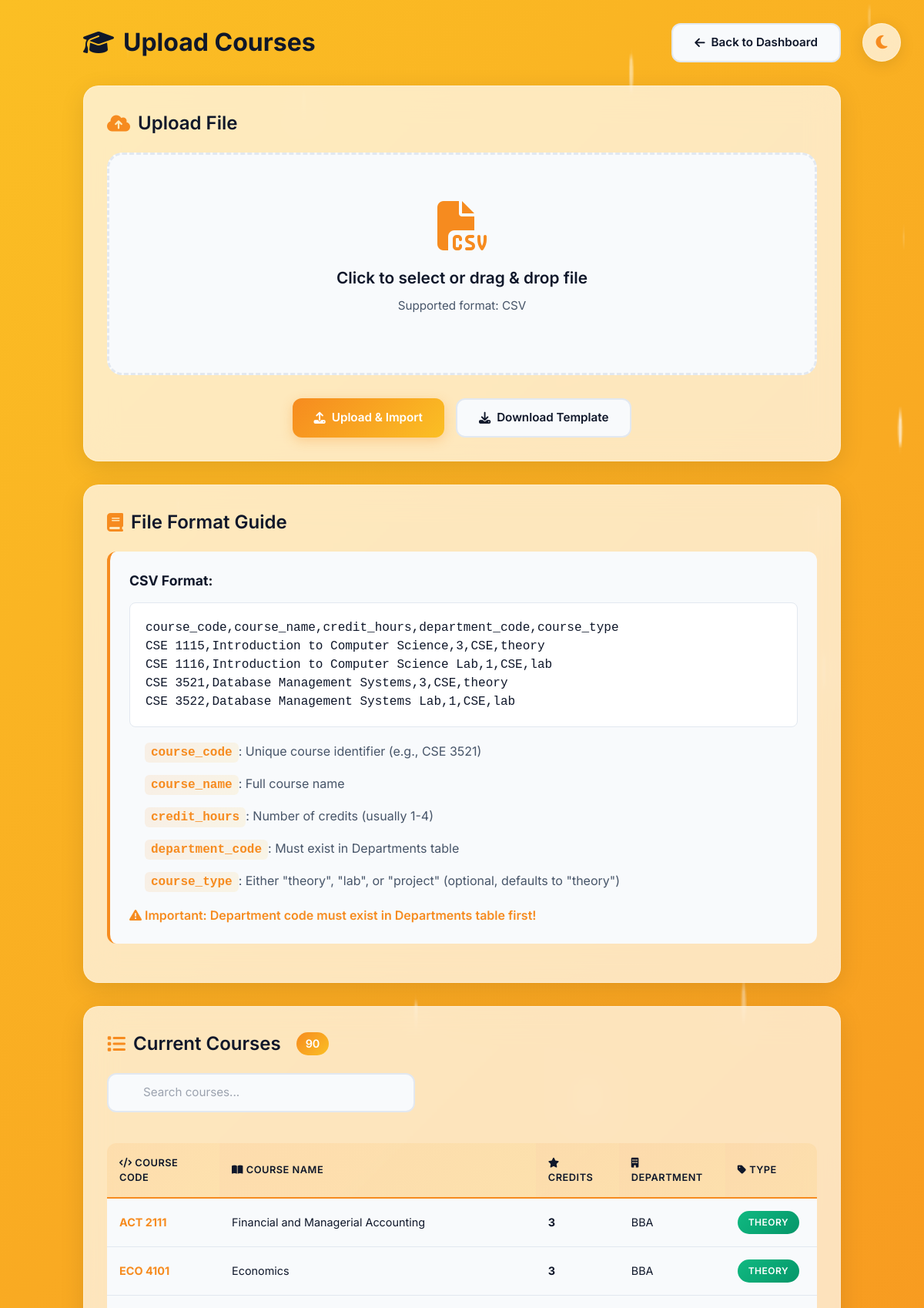
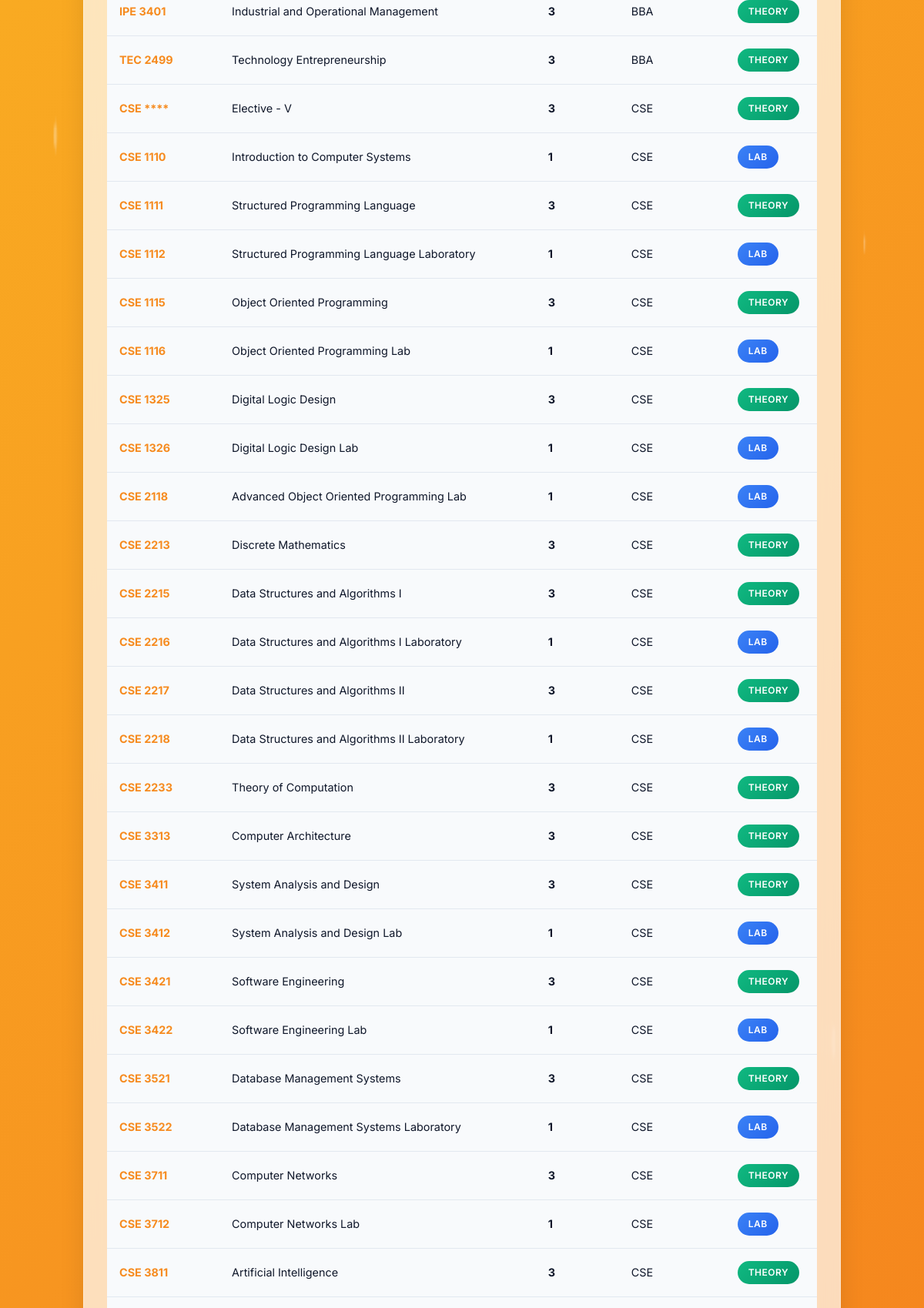
Screenshot of /admin/upload_courses.php (signed in, upper part) with the database file from the repository (2 pictures, top to bottom).
### tables this page shows
CREATE TABLE `courses` (
  `course_id` int(11) NOT NULL,
  `course_code` varchar(20) NOT NULL,
  `course_name` varchar(200) NOT NULL,
  `credit_hours` int(11) NOT NULL,
  `department_id` int(11) NOT NULL,
  `course_type` enum('theory','lab','project') DEFAULT 'theory',
  `description` text DEFAULT NULL,
  `created_at` timestamp NOT NULL DEFAULT current_timestamp()
);

CREATE TABLE `departments` (
  `department_id` int(11) NOT NULL,
  `department_code` varchar(10) NOT NULL,
  `department_name` varchar(100) NOT NULL,
  `created_at` timestamp NOT NULL DEFAULT current_timestamp()
);

### admin/upload_courses.php (the view, shortened to what this page needs)
<?php
require_once('../config/database.php');
$result = $conn->query("SELECT c.*, d.department_code, d.department_name FROM courses c JOIN departments d ON c.department_id = d.department_id ORDER BY d.department_code, c.course_code");
$existing_courses = $result->fetch_all(MYSQLI_ASSOC);
?>
<!DOCTYPE html>
<html lang="en" data-theme="light">
<head>
    <script src="https://cdn.tailwindcss.com"></script>
    <link rel="stylesheet" href="https://cdnjs.cloudflare.com/ajax/libs/font-awesome/6.4.0/css/all.min.css">
</head>
<body>
    <canvas id="particle-canvas"></canvas>
    <div class="theme-toggle" onclick="toggleTheme()">
        <i class="fas fa-moon" id="theme-icon"></i>
    </div>
    <div class="container">
        <div class="header">
            <h1>
                <i class="fas fa-graduation-cap"></i>
                Upload Courses
            </h1>
            <a href="index.php" class="btn btn-secondary">
                <i class="fas fa-arrow-left"></i>
                Back to Dashboard
            </a>
        </div>
        <div class="glass-card">
            <h2 style="color: var(--text-primary); margin-bottom: 20px; display: flex; align-items: center; gap: 10px; font-size: 1.5rem; font-weight: 600;">
                <i class="fas fa-cloud-upload-alt" style="color: #f68b1f;"></i>
                Upload File
            </h2>
            <form method="POST" enctype="multipart/form-data" id="uploadForm">
                <div class="upload-area" id="uploadArea" onclick="document.getElementById('fileInput').click()">
                    <i class="fas fa-file-csv upload-icon"></i>
                    <h3>Click to select or drag & drop file</h3>
                    <p style="margin-top: 10px;">Supported format: CSV</p>
                </div>
                <div style="text-align: center; margin-top: 30px; display: flex; gap: 15px; justify-content: center; flex-wrap: wrap;">
                    <button type="submit" class="btn btn-primary">
                        <i class="fas fa-upload"></i>
                        Upload & Import
                    </button>
                    <a href="download_template.php?type=courses" class="btn btn-secondary">
                        <i class="fas fa-download"></i>
                        Download Template
                    </a>
                </div>
            </form>
        </div>
        <div class="glass-card">
            <h2 style="color: var(--text-primary); margin-bottom: 20px; display: flex; align-items: center; gap: 10px; font-size: 1.5rem; font-weight: 600;">
                <i class="fas fa-book" style="color: #f68b1f;"></i>
                File Format Guide
            </h2>
            <div class="format-guide">
                <strong style="color: var(--text-primary); font-size: 1.1rem;">CSV Format:</strong>
                <pre>course_code,course_name,credit_hours,department_code,course_type
CSE 1115,Introduction to Computer Science,3,CSE,theory
CSE 1116,Introduction to Computer Science Lab,1,CSE,lab
CSE 3521,Database Management Systems,3,CSE,theory
CSE 3522,Database Management Systems Lab,1,CSE,lab</pre>
                <ul>
                    <li><code>course_code</code>: Unique course identifier (e.g., CSE 3521)</li>
                    <li><code>course_name</code>: Full course name</li>
                    <li><code>credit_hours</code>: Number of credits (usually 1-4)</li>
                    <li><code>department_code</code>: Must exist in Departments table</li>
                    <li><code>course_type</code>: Either "theory", "lab", or "project" (optional, defaults to "theory")</li>
                </ul>
                <p style="margin-top: 15px; color: #f68b1f; font-weight: 600;">
                    <i class="fas fa-exclamation-triangle"></i> Important: Department code must exist in Departments table first!
                </p>
            </div>
        </div>
        <div class="glass-card">
            <h2 style="color: var(--text-primary); margin-bottom: 20px; display: flex; align-items: center; gap: 10px; font-size: 1.5rem; font-weight: 600;">
                <i class="fas fa-list" style="color: #f68b1f;"></i>
                Current Courses
                <span style="background: linear-gradient(135deg, #f68b1f, #fbbf24); color: white; padding: 4px 12px; border-radius: 20px; font-size: 0.9rem; margin-left: 10px;">
                    <?php echo count($existing_courses); ?>
                </span>
            </h2>
            <?php if (!empty($existing_courses)): ?>
                <div class="search-wrapper">
                    <input type="text" id="searchInput" class="search-box" placeholder="Search courses..." onkeyup="filterCourses()">
                </div>
            <?php endif; ?>
            <?php if (empty($existing_courses)): ?>
                <div class="empty-state">
                    <i class="fas fa-inbox"></i>
                    <p style="font-size: 1.1rem; margin-top: 10px;">No courses found. Upload a file to add courses.</p>
                </div>
            <?php else: ?>
                <div style="overflow-x: auto;">
                    <table id="coursesTable">
                        <thead>
                            <tr>
                                <th><i class="fas fa-code"></i> Course Code</th>
                                <th><i class="fas fa-book-open"></i> Course Name</th>
                                <th><i class="fas fa-star"></i> Credits</th>
                                <th><i class="fas fa-building"></i> Department</th>
                                <th><i class="fas fa-tag"></i> Type</th>
                            </tr>
                        </thead>
                        <tbody>
                            <?php foreach ($existing_courses as $course): ?>
                                <tr>
                                    <td><strong style="color: #f68b1f;"><?php echo htmlspecialchars($course['course_code']); ?></strong></td>
                                    <td><?php echo htmlspecialchars($course['course_name']); ?></td>
                                    <td><strong><?php echo $course['credit_hours']; ?></strong></td>
                                    <td><?php echo htmlspecialchars($course['department_code']); ?></td>
                                    <td>
                                        <?php
                                        $type = $course['course_type'];
                                        $badge_class = 'badge-theory';
                                        if ($type == 'lab') $badge_class = 'badge-lab';
                                        if ($type == 'project') $badge_class = 'badge-project';
                                        ?>
                                        <span class="badge <?php echo $badge_class; ?>">
                                            <?php echo strtoupper($type); ?>
                                        </span>
                                    </td>
                                </tr>
                            <?php endforeach; ?>
                        </tbody>
                    </table>
                </div>
            <?php endif; ?>
        </div>
    </div>
</body>
</html>

### rows the page displays
courses: course_code "ACT 2111", course_name "Financial and Managerial Accounting", credit_hours "3", department.department_code "BBA", course_type "THEORY"
courses: course_code "ECO 4101", course_name "Economics", credit_hours "3", department.department_code "BBA", course_type "THEORY"
courses: course_code "IPE 3401", course_name "Industrial and Operational Management", credit_hours "3", department.department_code "BBA", course_type "THEORY"
courses: course_code "TEC 2499", course_name "Technology Entrepreneurship", credit_hours "3", department.department_code "BBA", course_type "THEORY"
courses: course_code "CSE ****", course_name "Elective - V", credit_hours "3", department.department_code "CSE", course_type "THEORY"
courses: course_code "CSE 1110", course_name "Introduction to Computer Systems", credit_hours "1", department.department_code "CSE", course_type "LAB"
courses: course_code "CSE 1111", course_name "Structured Programming Language", credit_hours "3", department.department_code "CSE", course_type "THEORY"
courses: course_code "CSE 1112", course_name "Structured Programming Language Laboratory", credit_hours "1", department.department_code "CSE", course_type "LAB"
courses: course_code "CSE 1115", course_name "Object Oriented Programming", credit_hours "3", department.department_code "CSE", course_type "THEORY"
courses: course_code "CSE 1116", course_name "Object Oriented Programming Lab", credit_hours "1", department.department_code "CSE", course_type "LAB"
courses: course_code "CSE 1325", course_name "Digital Logic Design", credit_hours "3", department.department_code "CSE", course_type "THEORY"
courses: course_code "CSE 1326", course_name "Digital Logic Design Lab", credit_hours "1", department.department_code "CSE", course_type "LAB"
courses: course_code "CSE 2118", course_name "Advanced Object Oriented Programming Lab", credit_hours "1", department.department_code "CSE", course_type "LAB"
courses: course_code "CSE 2213", course_name "Discrete Mathematics", credit_hours "3", department.department_code "CSE", course_type "THEORY"
courses: course_code "CSE 2215", course_name "Data Structures and Algorithms I", credit_hours "3", department.department_code "CSE", course_type "THEORY"
courses: course_code "CSE 2216", course_name "Data Structures and Algorithms I Laboratory", credit_hours "1", department.department_code "CSE", course_type "LAB"
courses: course_code "CSE 2217", course_name "Data Structures and Algorithms II", credit_hours "3", department.department_code "CSE", course_type "THEORY"
courses: course_code "CSE 2218", course_name "Data Structures and Algorithms II Laboratory", credit_hours "1", department.department_code "CSE", course_type "LAB"
courses: course_code "CSE 2233", course_name "Theory of Computation", credit_hours "3", department.department_code "CSE", course_type "THEORY"
courses: course_code "CSE 3313", course_name "Computer Architecture", credit_hours "3", department.department_code "CSE", course_type "THEORY"
courses: course_code "CSE 3411", course_name "System Analysis and Design", credit_hours "3", department.department_code "CSE", course_type "THEORY"
courses: course_code "CSE 3412", course_name "System Analysis and Design Lab", credit_hours "1", department.department_code "CSE", course_type "LAB"
courses: course_code "CSE 3421", course_name "Software Engineering", credit_hours "3", department.department_code "CSE", course_type "THEORY"
courses: course_code "CSE 3422", course_name "Software Engineering Lab", credit_hours "1", department.department_code "CSE", course_type "LAB"
courses: course_code "CSE 3521", course_name "Database Management Systems", credit_hours "3", department.department_code "CSE", course_type "THEORY"
courses: course_code "CSE 3522", course_name "Database Management Systems Laboratory", credit_hours "1", department.department_code "CSE", course_type "LAB"
courses: course_code "CSE 3711", course_name "Computer Networks", credit_hours "3", department.department_code "CSE", course_type "THEORY"
courses: course_code "CSE 3712", course_name "Computer Networks Lab", credit_hours "1", department.department_code "CSE", course_type "LAB"
courses: course_code "CSE 3811", course_name "Artificial Intelligence", credit_hours "3", department.department_code "CSE", course_type "THEORY"

### other values shown
count($existing_courses) "90"
